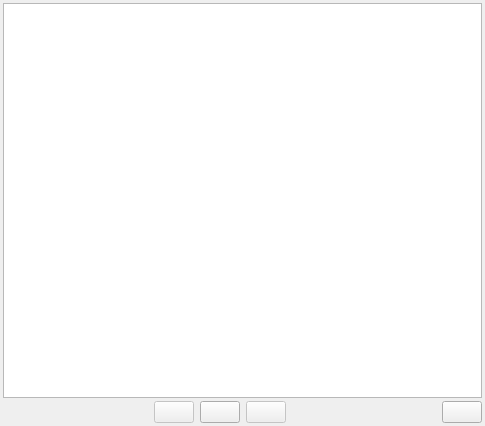
<ui version="4.0" >
 <class>Help</class>
 <widget class="QWidget" name="Help" >
  <property name="geometry" >
   <rect>
    <x>0</x>
    <y>0</y>
    <width>485</width>
    <height>426</height>
   </rect>
  </property>
  <property name="windowTitle" >
   <string>Table Browser Help</string>
  </property>
  <layout class="QGridLayout" >
   <property name="margin" >
    <number>3</number>
   </property>
   <property name="spacing" >
    <number>3</number>
   </property>
   <item row="1" column="0" >
    <layout class="QHBoxLayout" >
     <property name="margin" >
      <number>0</number>
     </property>
     <property name="spacing" >
      <number>6</number>
     </property>
     <item>
      <spacer>
       <property name="orientation" >
        <enum>Qt::Horizontal</enum>
       </property>
       <property name="sizeHint" >
        <size>
         <width>40</width>
         <height>20</height>
        </size>
       </property>
      </spacer>
     </item>
     <item>
      <widget class="QPushButton" name="backButton" >
       <property name="enabled" >
        <bool>false</bool>
       </property>
       <property name="toolTip" >
        <string>&lt;html>&lt;head>&lt;meta name="qrichtext" content="1" />&lt;style type="text/css">
p, li { white-space: pre-wrap; }
&lt;/style>&lt;/head>&lt;body style=" font-family:'Sans Serif'; font-size:9pt; font-weight:400; font-style:normal; text-decoration:none;">
&lt;p style=" margin-top:0px; margin-bottom:0px; margin-left:0px; margin-right:0px; -qt-block-indent:0; text-indent:0px;">Back&lt;/p>&lt;/body>&lt;/html></string>
       </property>
       <property name="text" >
        <string/>
       </property>
       <property name="icon" >
        <iconset resource="actions.qrc" >:/images/undo.png</iconset>
       </property>
       <property name="iconSize" >
        <size>
         <width>32</width>
         <height>32</height>
        </size>
       </property>
      </widget>
     </item>
     <item>
      <widget class="QPushButton" name="homeButton" >
       <property name="toolTip" >
        <string>&lt;html>&lt;head>&lt;meta name="qrichtext" content="1" />&lt;style type="text/css">
p, li { white-space: pre-wrap; }
&lt;/style>&lt;/head>&lt;body style=" font-family:'Sans Serif'; font-size:9pt; font-weight:400; font-style:normal; text-decoration:none;">
&lt;p style=" margin-top:0px; margin-bottom:0px; margin-left:0px; margin-right:0px; -qt-block-indent:0; text-indent:0px;">Home&lt;/p>&lt;/body>&lt;/html></string>
       </property>
       <property name="text" >
        <string/>
       </property>
       <property name="icon" >
        <iconset resource="actions.qrc" >:/images/home.png</iconset>
       </property>
       <property name="iconSize" >
        <size>
         <width>32</width>
         <height>32</height>
        </size>
       </property>
      </widget>
     </item>
     <item>
      <widget class="QPushButton" name="forwardButton" >
       <property name="enabled" >
        <bool>false</bool>
       </property>
       <property name="toolTip" >
        <string>&lt;html>&lt;head>&lt;meta name="qrichtext" content="1" />&lt;style type="text/css">
p, li { white-space: pre-wrap; }
&lt;/style>&lt;/head>&lt;body style=" font-family:'Sans Serif'; font-size:9pt; font-weight:400; font-style:normal; text-decoration:none;">
&lt;p style=" margin-top:0px; margin-bottom:0px; margin-left:0px; margin-right:0px; -qt-block-indent:0; text-indent:0px;">Forward&lt;/p>&lt;/body>&lt;/html></string>
       </property>
       <property name="text" >
        <string/>
       </property>
       <property name="icon" >
        <iconset resource="actions.qrc" >:/images/redo.png</iconset>
       </property>
       <property name="iconSize" >
        <size>
         <width>32</width>
         <height>32</height>
        </size>
       </property>
      </widget>
     </item>
     <item>
      <spacer>
       <property name="orientation" >
        <enum>Qt::Horizontal</enum>
       </property>
       <property name="sizeHint" >
        <size>
         <width>40</width>
         <height>20</height>
        </size>
       </property>
      </spacer>
     </item>
     <item>
      <widget class="QPushButton" name="rebuildButton" >
       <property name="toolTip" >
        <string>Rebuild Help Files</string>
       </property>
       <property name="text" >
        <string/>
       </property>
       <property name="icon" >
        <iconset resource="actions.qrc" >:/images/break.png</iconset>
       </property>
       <property name="iconSize" >
        <size>
         <width>32</width>
         <height>32</height>
        </size>
       </property>
      </widget>
     </item>
    </layout>
   </item>
   <item row="0" column="0" >
    <widget class="QTextBrowser" name="browser" />
   </item>
  </layout>
 </widget>
 <resources>
  <include location="actions.qrc" />
 </resources>
 <connections>
  <connection>
   <sender>forwardButton</sender>
   <signal>clicked()</signal>
   <receiver>browser</receiver>
   <slot>forward()</slot>
   <hints>
    <hint type="sourcelabel" >
     <x>268</x>
     <y>278</y>
    </hint>
    <hint type="destinationlabel" >
     <x>274</x>
     <y>149</y>
    </hint>
   </hints>
  </connection>
  <connection>
   <sender>backButton</sender>
   <signal>clicked()</signal>
   <receiver>browser</receiver>
   <slot>backward()</slot>
   <hints>
    <hint type="sourcelabel" >
     <x>126</x>
     <y>282</y>
    </hint>
    <hint type="destinationlabel" >
     <x>120</x>
     <y>186</y>
    </hint>
   </hints>
  </connection>
  <connection>
   <sender>homeButton</sender>
   <signal>clicked()</signal>
   <receiver>browser</receiver>
   <slot>home()</slot>
   <hints>
    <hint type="sourcelabel" >
     <x>209</x>
     <y>275</y>
    </hint>
    <hint type="destinationlabel" >
     <x>199</x>
     <y>176</y>
    </hint>
   </hints>
  </connection>
  <connection>
   <sender>browser</sender>
   <signal>backwardAvailable(bool)</signal>
   <receiver>backButton</receiver>
   <slot>setEnabled(bool)</slot>
   <hints>
    <hint type="sourcelabel" >
     <x>82</x>
     <y>188</y>
    </hint>
    <hint type="destinationlabel" >
     <x>102</x>
     <y>282</y>
    </hint>
   </hints>
  </connection>
  <connection>
   <sender>browser</sender>
   <signal>forwardAvailable(bool)</signal>
   <receiver>forwardButton</receiver>
   <slot>setEnabled(bool)</slot>
   <hints>
    <hint type="sourcelabel" >
     <x>330</x>
     <y>171</y>
    </hint>
    <hint type="destinationlabel" >
     <x>294</x>
     <y>282</y>
    </hint>
   </hints>
  </connection>
 </connections>
</ui>
